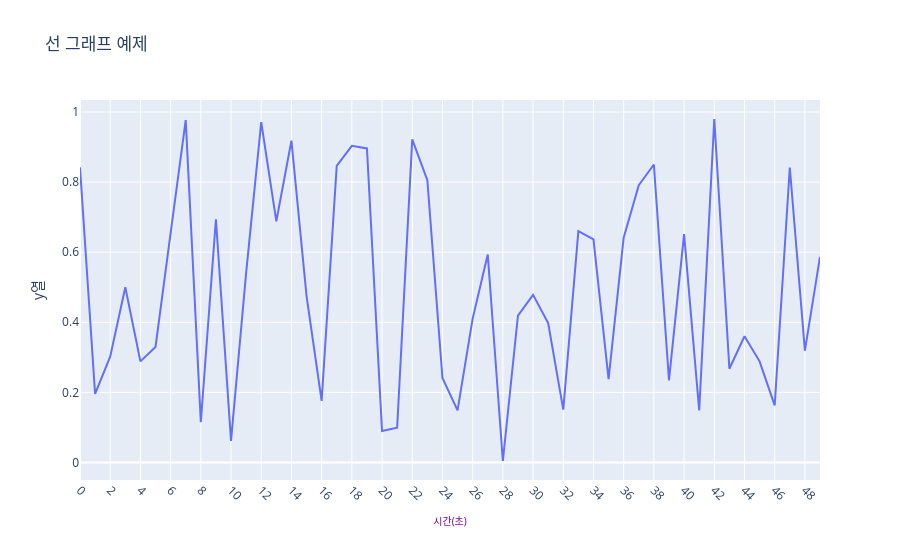

The cell this chart's notebook holds for it:
### Markdown cell above
### 산점도 그래프 활용 방법
1) 관계분석 : 서로 다른 변수 사이에 상관관계가 존재하는지 파악하고 싶을 때
2) 패턴 및 경향성 파악 : 특정 데이터들이 어떤 패턴이나 경향성을 보이는지 확인하고자 할 때
3) 이상치 탐지(*Outlier) : 전체 데이터에서 특정 데이터가 다른 값들과 동떨어진 좌표값 = 이상치를 가지고 있을 시, 식별
4) 탐색적 데이터 분석(*EDA) 초반 단계 : 전체 총 데이터안에 있는 feature들 간 상관관계 = 상호작용 여부를 판단하고자 할

### Code cell
import plotly.express as px
import pandas as pd
import numpy as np 

df = pd.DataFrame({
    "x열" : np.arange(50),
    "y열" : np.random.rand(50)
})

fig = px.line(
    df,
    x="x열",
    y="y열",
    title="선 그래프 예제"
)

fig.update_xaxes(
    title="시간(초)",
    title_font={
        "size" : 10,
        "color" : "purple"
    },
    tickangle = 45,
    tickfont= {
        "size" : 12
    },
    dtick=2
)

import plotly.graph_objects as go

go.Figure()
fig.show()

### Figure 1 — Plotly figure (JSON) as saved in the notebook; plotly's stock layout.template omitted (floating-point values rounded to 4 significant figures)
{"data": [{"hovertemplate": "x열=%{x}<br>y열=%{y}<extra></extra>", "legendgroup": "", "line": {"color": "#636efa", "dash": "solid"}, "marker": {"symbol": "circle"}, "mode": "lines", "name": "", "orientation": "v", "showlegend": false, "type": "scatter", "x": [0, 1, 2, 3, 4, 5, 6, 7, 8, 9, 10, 11, 12, 13, 14, 15, 16, 17, 18, 19, 20, 21, 22, 23, 24, 25, 26, 27, 28, 29, 30, 31, 32, 33, 34, 35, 36, 37, 38, 39, 40, 41, 42, 43, 44, 45, 46, 47, 48, 49], "xaxis": "x", "y": [0.8421, 0.1956, 0.3019, 0.5001, 0.2884, 0.3295, 0.6545, 0.9769, 0.1147, 0.6939, 0.06159, 0.5402, 0.971, 0.6882, 0.9183, 0.4754, 0.1758, 0.8461, 0.9036, 0.8961, 0.08957, 0.09888, 0.922, 0.8054, 0.241, 0.1485, 0.4104, 0.5933, 0.004129, 0.4192, 0.4781, 0.3977, 0.1507, 0.6602, 0.6365, 0.2379, 0.6414, 0.7911, 0.8502, 0.234, 0.6516, 0.1485, 0.98, 0.2674, 0.3602, 0.2885, 0.163, 0.8415, 0.3188, 0.5868], "yaxis": "y"}], "layout": {"legend": {"tracegroupgap": 0}, "title": {"text": "선 그래프 예제"}, "xaxis": {"anchor": "y", "domain": [0, 1], "dtick": 2, "tickangle": 45, "tickfont": {"size": 12}, "title": {"font": {"color": "purple", "size": 10}, "text": "시간(초)"}}, "yaxis": {"anchor": "x", "domain": [0, 1], "title": {"text": "y열"}}}}
